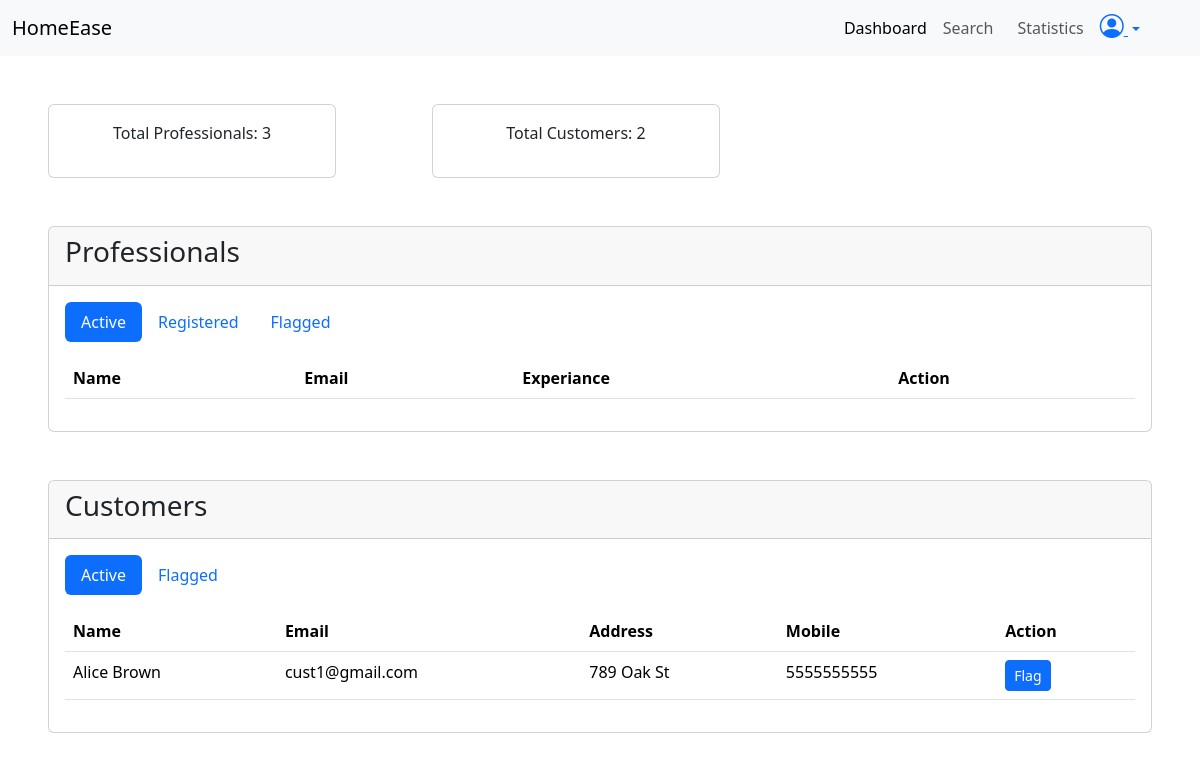
/admin/dashboard (signed in), run on the app's committed database.
### application/models.py (models this page shows, shortened)
class Customer(db.Model, UserMixin):
    id = db.Column(db.Integer, primary_key =True , autoincrement=True)
    email = db.Column(db.String, unique=True , nullable=False)
    password = db.Column(db.String , nullable=False)
    name = db.Column(db.String , nullable=False)
    address = db.Column(db.String, nullable=False)
    mobile = db.Column(db.String, nullable=False)
    bookings = db.relationship("Booking", backref="customer", lazy=True)
    status = db.Column(db.String, nullable=False)

### application/routes.py (the view)
@app.route("/admin/dashboard")
@login_required
def admin_dashboard():
    profs = db.session.query(Professional).all()
    customers = db.session.query(Customer).all()
    profs_count = db.session.query(Professional).filter(or_(Professional.status=="Active" , Professional.status=="Flagged" ,Professional.status=="Registered")).count()
    customer_count = db.session.query(Customer).filter(or_(Customer.status=="Active" , Customer.status=="Flagged" ,Customer.status=="Registered")).count()
    return render_template("admin/dashboard.html", cu=current_user, profs=profs , customers=customers, profs_count=profs_count, customer_count=customer_count  )

### app.py (called while the page is built)
def create_app():
    app = Flask(__name__ , )
    app.config["SQLALCHEMY_DATABASE_URI"] = "sqlite:///mydb.sqlite3"
    app.config["SECRET_KEY"] = "mysecretkey"
    db.init_app(app)
    login_manager = LoginManager(app)
    @login_manager.user_loader
    def load_user(email):
        user= db.session.query(Customer).filter_by(email=email).first() or \
        db.session.query(Professional).filter_by(email=email).first() or \
        db.session.query(Admin).filter_by(email=email).first()
        return user
    app.app_context().push()
    return app

### templates/admin/dashboard.html (shortened to what this page needs)
<!DOCTYPE html>
<html lang="en">
<head>
    <link href="https://cdn.jsdelivr.net/npm/bootstrap@5.3.8/dist/css/bootstrap.min.css" rel="stylesheet"
>
    <link rel="stylesheet" href="https://cdn.jsdelivr.net/npm/bootstrap-icons@1.13.1/font/bootstrap-icons.min.css">
</head>
<body>
    <nav class="navbar navbar-expand-lg bg-body-tertiary">
        <div class="container-fluid">
            <a class="navbar-brand" href="#">HomeEase</a>
            <div class="collapse navbar-collapse" id="navbarNav">
                <ul class="navbar-nav ms-auto me-5">
                    <li class="nav-item">
                        <a class="nav-link active" aria-current="page" href="/admin/dashboard">Dashboard</a>
                    </li>
                        <li class="nav-item me-2">
                            <a class="nav-link" href="/admin/search">Search</a>
                        </li>
                        <li class="nav-item me-2">
                            <a class="nav-link" href="/admin/statistics">Statistics</a>
                        </li>
                    <li class="nav-item ">
                        <div class="dropdown">
                            <a class="dropdown-toggle" href="#" data-bs-toggle="dropdown" aria-expanded="false">
                                <i class="bi bi-person-circle fs-4"></i>
                            </a>
                        </div>
                    </li>
                </ul>
            </div>
        </div>
    </nav>
    <div class="d-flex">
        <div class="card mt-5 ms-5 me-5" style="width: 18rem;">
            <div class="card-body">
                <p class="text-center">Total Professionals: {{ profs_count }}</p>
            </div>
        </div>
        <div class="card mt-5 ms-5 me-5" style="width: 18rem;">
            <div class="card-body">
                <p class="text-center">Total Customers: {{ customer_count }}</p>
            </div>
        </div>
    </div>
    <div class="card mt-5 ms-5 me-5">
        <div class="card-header">
            <h3>Professionals</h3>
        </div>
        <div class="card-body">
            <ul class="nav nav-pills mb-3" id="pills-tab" role="tablist">
                <li class="nav-item" role="presentation">
                    <button class="nav-link active" id="pills-active-profs-tab" data-bs-toggle="pill"
                        data-bs-target="#pills-active-profs" type="button" role="tab" aria-controls="pills-active-profs"
                        aria-selected="true">Active</button>
                </li>
                <li class="nav-item" role="presentation">
                    <button class="nav-link" id="pills-registered-profs-tab" data-bs-toggle="pill"
                        data-bs-target="#pills-registered-profs" type="button" role="tab"
                        aria-controls="pills-registered" aria-selected="false">Registered</button>
                </li>
                <li class="nav-item" role="presentation">
                    <button class="nav-link" id="pills-flagged-profs-tab" data-bs-toggle="pill"
                        data-bs-target="#pills-flagged-profs" type="button" role="tab"
                        aria-controls="pills-flagged-profs" aria-selected="false">Flagged</button>
                </li>
            </ul>
            <div class="tab-content" id="pills-tabContent">
                <div class="tab-pane fade show active" id="pills-active-profs" role="tabpanel"
                    aria-labelledby="pills-active-profs-tab" tabindex="0">
                    <table class="table">
                        <thead>
                            <tr>
                                <th scope="col">Name</th>
                                <th scope="col">Email</th>
                                <th scope="col">Experiance</th>
                                <th scope="col">Action</th>
                            </tr>
                        </thead>
                    </table>
                </div>
            </div>
        </div>
    </div>
    <div class="card mt-5 ms-5 me-5 mb-5">
        <div class="card-header">
            <h3>Customers</h3>
        </div>
        <div class="card-body">
            <ul class="nav nav-pills mb-3" id="pills-tab" role="tablist">
                <li class="nav-item" role="presentation">
                    <button class="nav-link active" id="pills-active-cust-tab" data-bs-toggle="pill"
                        data-bs-target="#pills-active-cust" type="button" role="tab" aria-controls="pills-home"
                        aria-selected="true">Active</button>
                </li>
                <li class="nav-item" role="presentation">
                    <button class="nav-link" id="pills-flagged-cust-tab" data-bs-toggle="pill"
                        data-bs-target="#pills-flagged-cust" type="button" role="tab" aria-controls="pills-profile"
                        aria-selected="false">Flagged</button>
                </li>
            </ul>
            <div class="tab-content" id="pills-tabContent">
                <div class="tab-pane fade show active" id="pills-active-cust" role="tabpanel"
                    aria-labelledby="pills-active-cust-tab" tabindex="0">
                    <table class="table">
                        <thead>
                            <tr>
                                <th scope="col">Name</th>
                                <th scope="col">Email</th>
                                <th scope="col">Address</th>
                                <th scope="col">Mobile</th>
                                <th scope="col">Action</th>
                            </tr>
                        </thead>
                        <tbody>
                            {% for cust in customers %}
                            {% if cust.status =="Active" %}
                            <tr>
                                <td>{{ cust.name }}</td>
                                <td>{{ cust.email }}</td>
                                <td>{{ cust.address }}</td>
                                <td>{{ cust.mobile }}</td>
                                <td>
                                    <a href="/admin/customer/Flag/{{ cust.id }}" class="btn btn-sm btn-primary">Flag</a>
                                </td>
                            </tr>
                            {% endif %}
                            {% endfor %}
                        </tbody>
                    </table>
                </div>
            </div>
        </div>
    </div>
</body>
</html>

### data on the page
Customer: name "Alice Brown", email "cust1@gmail.com", address "789 Oak St", mobile "5555555555"

### other printed values
{{ profs_count }} "3"
{{ customer_count }} "2"
